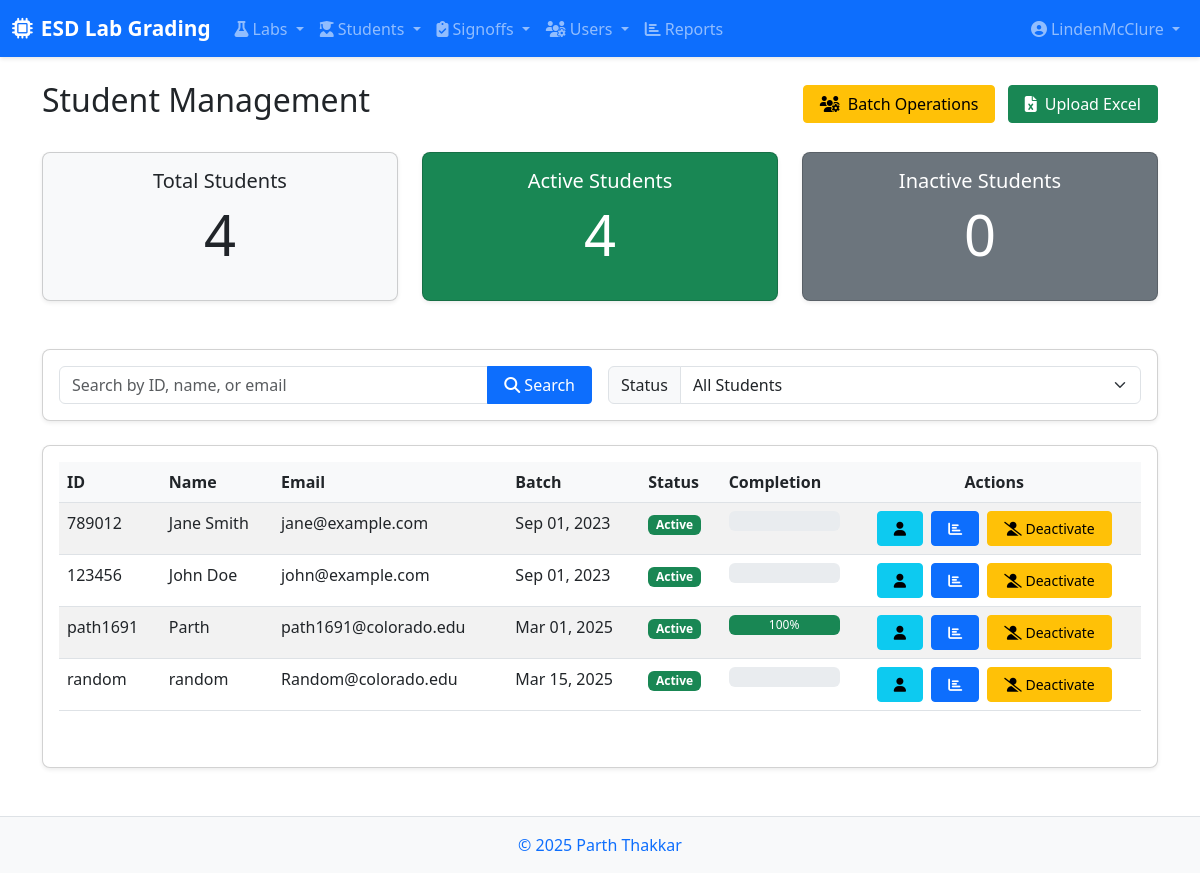
/students/ (signed in), run on an earlier commit of the app's database.
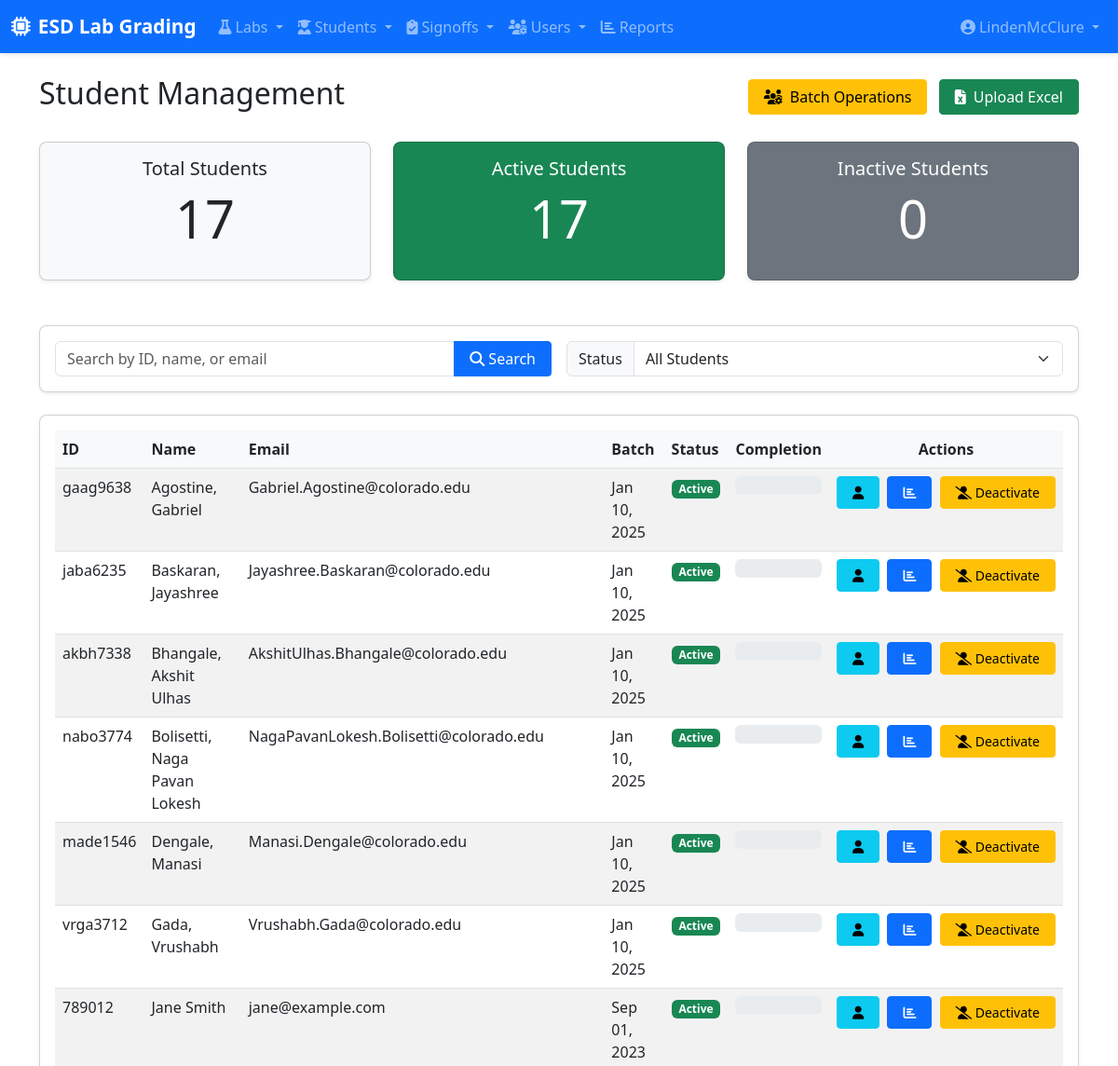
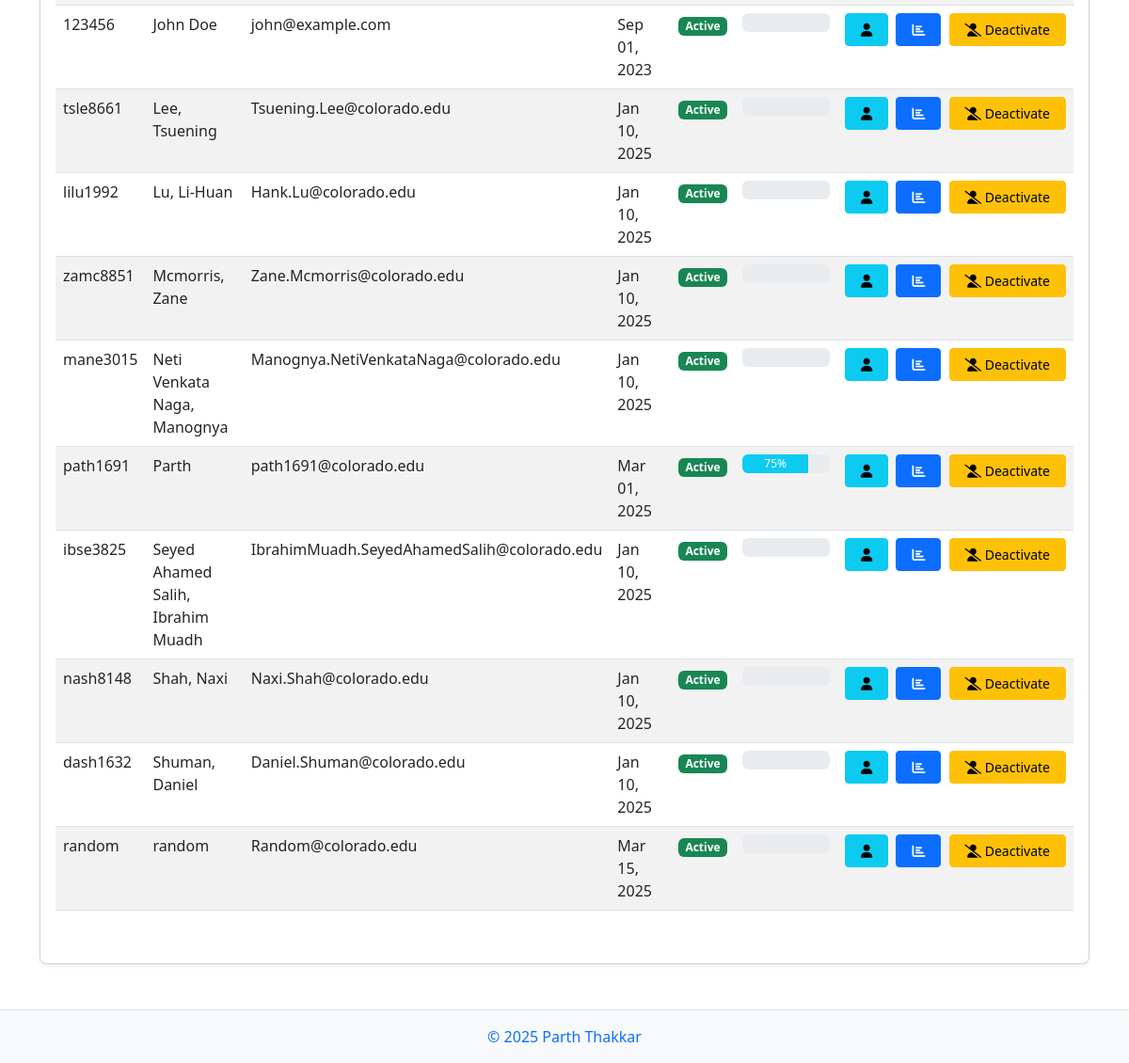
And on a later commit of the database (2 pictures, top to bottom).
### labs/models.py (models this page shows, shortened)
class Student(models.Model):
    student_id = models.CharField(max_length=20, unique=True)
    name = models.CharField(max_length=100)
    email = models.EmailField(blank=True)
    batch = models.DateField(auto_now=False, auto_now_add=False)
    active = models.BooleanField(default=True)
    @property
    def get_completion_status(self):
        total_parts = Part.objects.filter(is_required=True).count()
        completed_parts = Signoff.objects.filter(
            student=self,
            status='approved',
            part__is_required=True
        ).values('part').distinct().count()
        if total_parts == 0:
            return 0
        return (completed_parts / total_parts) * 100

### labs/views.py (the view)
    def wrap(request, *args, **kwargs):
        try:
            if hasattr(request.user, 'role') and request.user.role.role in ['ta', 'instructor']:
                return function(request, *args, **kwargs)
            else:
                raise PermissionDenied("You must be a teaching assistant or instructor to access this page.")
        except (AttributeError, UserRole.DoesNotExist):
            raise PermissionDenied("You must be a teaching assistant or instructor to access this page.")

### labs/templatetags/role_tags.py (called while the page is built)
@register.filter
def has_role(user, role_name):
    if user.is_anonymous:
        return False
    if user.is_staff:
        return True
    try:
        return hasattr(user, 'role') and user.role.role == role_name
    except:
        return False

### labs/views.py (called while the page is built)
def ta_required(function):
    def wrap(request, *args, **kwargs):
        try:
            if hasattr(request.user, 'role') and request.user.role.role in ['ta', 'instructor']:
                return function(request, *args, **kwargs)
            else:
                raise PermissionDenied("You must be a teaching assistant or instructor to access this page.")
        except (AttributeError, UserRole.DoesNotExist):
            raise PermissionDenied("You must be a teaching assistant or instructor to access this page.")
    wrap.__doc__ = function.__doc__
    wrap.__name__ = function.__name__
    return wrap

### labs/templates/labs/student_list.html (shortened to what this page needs)
{% extends 'base.html' %}
{% load static %}
{% block content %}
<div class="container">
    <div class="d-flex justify-content-between align-items-center mb-4">
        <h1 class="h2">Student Management</h1>
        <div>
            <a href="{% url 'labs:batch_toggle_students' %}" class="btn btn-warning me-2">
                <i class="fas fa-users-cog me-1"></i> Batch Operations
            </a>
            <a href="{% url 'labs:student_upload' %}" class="btn btn-success">
                <i class="fas fa-file-excel me-1"></i> Upload Excel
            </a>
        </div>
    </div>
    <div class="row student-stats">
        <div class="col-md-4">
            <div class="card bg-light">
                <div class="card-body text-center">
                    <h5 class="card-title">Total Students</h5>
                    <p class="display-4">{{ total_students }}</p>
                </div>
            </div>
        </div>
        <div class="col-md-4">
            <div class="card bg-success text-white">
                <div class="card-body text-center">
                    <h5 class="card-title">Active Students</h5>
                    <p class="display-4">{{ active_students }}</p>
                </div>
            </div>
        </div>
        <div class="col-md-4">
            <div class="card bg-secondary text-white">
                <div class="card-body text-center">
                    <h5 class="card-title">Inactive Students</h5>
                    <p class="display-4">{{ inactive_students }}</p>
                </div>
            </div>
        </div>
    </div>
    <div class="card mb-4">
        <div class="card-body">
            <form method="get" class="row g-3">
                <div class="col-md-6">
                    <div class="input-group">
                        <input type="text" name="search" class="form-control" placeholder="Search by ID, name, or email" value="{{ search_query }}">
                        <button class="btn btn-primary" type="submit">
                            <i class="fas fa-search"></i> Search
                        </button>
                    </div>
                </div>
                <div class="col-md-6">
                    <div class="input-group">
                        <label class="input-group-text" for="activeFilter">Status</label>
                        <select class="form-select" id="activeFilter" name="active" onchange="this.form.submit()">
                            <option value="all" {% if active_filter == 'all' %}selected{% endif %}>All Students</option>
                        </select>
                    </div>
                </div>
            </form>
        </div>
    </div>
    <div class="card">
        <div class="card-body">
            <div class="table-responsive">
                <table class="table table-striped table-hover">
                    <thead>
                        <tr>
                            <th>ID</th>
                            <th>Name</th>
                            <th>Email</th>
                            <th>Batch</th>
                            <th>Status</th>
                            <th>Completion</th>
                            <th class="text-center">Actions</th>
                        </tr>
                    </thead>
                    <tbody>
                        {% for student in students %}
                        <tr>
                            <td>{{ student.student_id }}</td>
                            <td>{{ student.name }}</td>
                            <td>{{ student.email }}</td>
                            <td>{{ student.batch|date:"M d, Y" }}</td>
                            <td>
                                {% if student.active %}
                                <span class="badge bg-success">Active</span>
                                {% else %}
                                <span class="badge bg-secondary">Inactive</span>
                                {% endif %}
                            </td>
                            <td>
                                <div class="progress" style="height: 20px;" title="{{ student.get_completion_status|floatformat:1 }}%">
                                    <div class="progress-bar {% if student.get_completion_status >= 100 %}bg-success{% elif student.get_completion_status >= 50 %}bg-info{% else %}bg-warning{% endif %}"
                                         role="progressbar"
                                         style="width: {{ student.get_completion_status }}%;"
                                         aria-valuenow="{{ student.get_completion_status }}"
                                         aria-valuemin="0"
                                         aria-valuemax="100">
                                        {{ student.get_completion_status|floatformat:0 }}%
                                    </div>
                                </div>
                            </td>
                            <td class="action-buttons text-center">
                                <a href="{% url 'labs:student_detail' student.id %}" class="btn btn-sm btn-info me-1" title="View student details">
                                    <i class="fas fa-user"></i>
                                </a>
                                <a href="{% url 'labs:student_grade_report' student.id %}" class="btn btn-sm btn-primary me-1" title="View grade report">
                                    <i class="fas fa-chart-bar"></i>
                                </a>
                                <a href="{% url 'labs:student_toggle_active' student.id %}" class="btn btn-sm {% if student.active %}btn-warning{% else %}btn-success{% endif %}">
                                    {% if student.active %}
                                    <i class="fas fa-user-slash"></i> Deactivate
                                    {% else %}
                                    <i class="fas fa-user-check"></i> Activate
                                    {% endif %}
                                </a>
                            </td>
                        </tr>
                        {% empty %}
                        <tr>
                            <td colspan="7" class="text-center">No students found. {% if search_query %}<a href="{% url 'labs:student_list' %}">Clear search</a>{% endif %}</td>
                        </tr>
                        {% endfor %}
                    </tbody>
                </table>
            </div>
        </div>
    </div>
</div>
{% endblock %}

### templates/base.html (shortened to what this page needs)
{% load static %}
{% load role_tags %}
<!DOCTYPE html>
<html lang="en">
<head>
    <link href="https://cdn.jsdelivr.net/npm/bootstrap@5.3.0-alpha1/dist/css/bootstrap.min.css" rel="stylesheet">
    <link rel="stylesheet" href="https://cdnjs.cloudflare.com/ajax/libs/font-awesome/6.4.0/css/all.min.css">
    <link rel="stylesheet" href="{% static 'css/styles.css' %}">
</head>
<body>
    <nav class="navbar navbar-expand-lg navbar-dark bg-primary sticky-top">
        <div class="container-fluid">
            <a class="navbar-brand" href="{% url 'labs:home' %}">
                <i class="fas fa-microchip me-2"></i>ESD Lab Grading
            </a>
            <div class="collapse navbar-collapse" id="navbarMain">
                <ul class="navbar-nav me-auto">
                    <li class="nav-item dropdown">
                        <a class="nav-link dropdown-toggle" href="#" id="labsDropdown" role="button" data-bs-toggle="dropdown">
                            <i class="fas fa-flask me-1"></i>Labs
                        </a>
                    </li>
                    {% if request.user.is_authenticated %}
                    <li class="nav-item dropdown">
                        <a class="nav-link dropdown-toggle" href="#" id="studentsDropdown" role="button" data-bs-toggle="dropdown">
                            <i class="fas fa-user-graduate me-1"></i>Students
                        </a>
                    </li>
                    {% endif %}
                    {% if request.user.is_authenticated %}
                    <li class="nav-item dropdown">
                        <a class="nav-link dropdown-toggle" href="#" id="signoffsDropdown" role="button" data-bs-toggle="dropdown">
                            <i class="fas fa-clipboard-check me-1"></i>Signoffs
                        </a>
                    </li>
                    {% endif %}
                    {% if request.user.is_authenticated and request.user|has_role:'instructor' %}
                    <li class="nav-item dropdown">
                        <a class="nav-link dropdown-toggle" href="#" id="usersDropdown" role="button" data-bs-toggle="dropdown">
                            <i class="fas fa-users-cog me-1"></i>Users
                        </a>
                    </li>
                    {% endif %}
                    {% if request.user.is_authenticated %}
                    <li class="nav-item">
                        <a class="nav-link" href="{% url 'labs:reports' %}">
                            <i class="fas fa-chart-bar me-1"></i>Reports
                        </a>
                    </li>
                    {% endif %}
                </ul>
                <ul class="navbar-nav ms-3">
                    {% if request.user.is_authenticated %}
                    <li class="nav-item dropdown">
                        <a class="nav-link dropdown-toggle" href="#" id="userDropdown" role="button" data-bs-toggle="dropdown">
                            <i class="fas fa-user-circle me-1"></i>{{ request.user.username }}
                        </a>
                    </li>
                    {% else %}
                    <li class="nav-item">
                        <a class="nav-link" href="{% url 'admin:login' %}?next=/">Login</a>
                    </li>
                    {% endif %}
                </ul>
            </div>
        </div>
    </nav>
    <main class="py-4">
        {% block content %}{% endblock %}
    </main>
    <footer class="footer mt-auto py-3 bg-light">
        <div class="container text-center">
            <span class="text-muted"><a href="https://parththakkar.studio" style="text-decoration:none">© {% now "Y" %} Parth Thakkar</a></span>
        </div>
    </footer>
</body>
</html>

### static/css/styles.css (style rules this page uses)
body { min-height: 100vh; display: flex; flex-direction: column; }
main { flex: 1; }
.navbar-brand { font-weight: bold; font-size: 1.3rem; }
.navbar { box-shadow: 0 2px 4px rgba(0, 0, 0, 0.1); }
.card { border-radius: 0.5rem; box-shadow: 0 0.125rem 0.25rem rgba(0, 0, 0, 0.075); margin-bottom: 1.5rem; }
.table-responsive { margin-bottom: 1.5rem; }
.table thead th { background-color: #f8f9fa; font-weight: 600; border-top: none; }
.btn { border-radius: 0.25rem; padding: 0.375rem 1rem; font-weight: 500; }
.btn-primary { background-color: #0d6efd; border-color: #0d6efd; }
.btn-success { background-color: #198754; border-color: #198754; }
.footer { background-color: #f8f9fa; padding: 1.5rem 0; border-top: 1px solid #dee2e6; }

### labs/templates/labs/student_list.html (style rules this page uses)
.student-stats { margin-bottom: 1.5rem; }
.action-buttons { white-space: nowrap; }

What changed in the data, as far as the page shows it:
added Student: student_id "gaag9638", name "Agostine, Gabriel", email "Gabriel.Agostine@colorado.edu", batch "Jan 10, 2025", active "Active"
added Student: student_id "jaba6235", name "Baskaran, Jayashree", email "Jayashree.Baskaran@colorado.edu", batch "Jan 10, 2025", active "Active"
added Student: student_id "akbh7338", name "Bhangale, Akshit Ulhas", email "AkshitUlhas.Bhangale@colorado.edu", batch "Jan 10, 2025", active "Active"
added Student: student_id "nabo3774", name "Bolisetti, Naga Pavan Lokesh", email "NagaPavanLokesh.Bolisetti@colorado.edu", batch "Jan 10, 2025", active "Active"
added Student: student_id "made1546", name "Dengale, Manasi", email "Manasi.Dengale@colorado.edu", batch "Jan 10, 2025", active "Active"
added Student: student_id "vrga3712", name "Gada, Vrushabh", email "Vrushabh.Gada@colorado.edu", batch "Jan 10, 2025", active "Active"
added Student: student_id "tsle8661", name "Lee, Tsuening", email "Tsuening.Lee@colorado.edu", batch "Jan 10, 2025", active "Active"
added Student: student_id "lilu1992", name "Lu, Li-Huan", email "Hank.Lu@colorado.edu", batch "Jan 10, 2025", active "Active"
added Student: student_id "zamc8851", name "Mcmorris, Zane", email "Zane.Mcmorris@colorado.edu", batch "Jan 10, 2025", active "Active"
added Student: student_id "mane3015", name "Neti Venkata Naga, Manognya", email "Manognya.NetiVenkataNaga@colorado.edu", batch "Jan 10, 2025", active "Active"
computed for Student "path1691": {{ student.get_completion_status }} 100.0 → 75.0 (drawn); get_completion_status "100" → "75"
added Student: student_id "ibse3825", name "Seyed Ahamed Salih, Ibrahim Muadh", email "IbrahimMuadh.SeyedAhamedSalih@colorado.edu", batch "Jan 10, 2025", active "Active"
added Student: student_id "nash8148", name "Shah, Naxi", email "Naxi.Shah@colorado.edu", batch "Jan 10, 2025", active "Active"
added Student: student_id "dash1632", name "Shuman, Daniel", email "Daniel.Shuman@colorado.edu", batch "Jan 10, 2025", active "Active"
Also different on the page:
{{ total_students }}: "4" → "17"
{{ active_students }}: "4" → "17"
